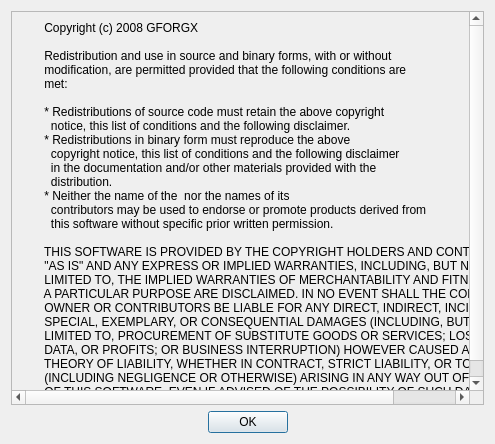
<ui version="4.0" >
 <class>LicenseDialog</class>
 <widget class="QDialog" name="LicenseDialog" >
  <property name="windowModality" >
   <enum>Qt::ApplicationModal</enum>
  </property>
  <property name="geometry" >
   <rect>
    <x>0</x>
    <y>0</y>
    <width>495</width>
    <height>444</height>
   </rect>
  </property>
  <property name="windowTitle" >
   <string>License</string>
  </property>
  <property name="windowIcon" >
   <iconset resource="notefinder.qrc" >
    <normaloff>:/about.png</normaloff>:/about.png</iconset>
  </property>
  <layout class="QVBoxLayout" name="verticalLayout" >
   <item>
    <widget class="QScrollArea" name="scrollArea" >
     <property name="widgetResizable" >
      <bool>true</bool>
     </property>
     <widget class="QWidget" name="scrollAreaWidgetContents" >
      <property name="geometry" >
       <rect>
        <x>0</x>
        <y>0</y>
        <width>473</width>
        <height>382</height>
       </rect>
      </property>
      <layout class="QGridLayout" name="gridLayout" >
       <item row="0" column="0" >
        <widget class="QLabel" name="license" >
         <property name="text" >
          <string>       Copyright (c) 2008 GFORGX &lt;gforgx@gmail.com>

       Redistribution and use in source and binary forms, with or without
       modification, are permitted provided that the following conditions are
       met:
       
       * Redistributions of source code must retain the above copyright
         notice, this list of conditions and the following disclaimer.
       * Redistributions in binary form must reproduce the above
         copyright notice, this list of conditions and the following disclaimer
         in the documentation and/or other materials provided with the
         distribution.
       * Neither the name of the  nor the names of its
         contributors may be used to endorse or promote products derived from
         this software without specific prior written permission.
       
       THIS SOFTWARE IS PROVIDED BY THE COPYRIGHT HOLDERS AND CONTRIBUTORS
       "AS IS" AND ANY EXPRESS OR IMPLIED WARRANTIES, INCLUDING, BUT NOT
       LIMITED TO, THE IMPLIED WARRANTIES OF MERCHANTABILITY AND FITNESS FOR
       A PARTICULAR PURPOSE ARE DISCLAIMED. IN NO EVENT SHALL THE COPYRIGHT
       OWNER OR CONTRIBUTORS BE LIABLE FOR ANY DIRECT, INDIRECT, INCIDENTAL,
       SPECIAL, EXEMPLARY, OR CONSEQUENTIAL DAMAGES (INCLUDING, BUT NOT
       LIMITED TO, PROCUREMENT OF SUBSTITUTE GOODS OR SERVICES; LOSS OF USE,
       DATA, OR PROFITS; OR BUSINESS INTERRUPTION) HOWEVER CAUSED AND ON ANY
       THEORY OF LIABILITY, WHETHER IN CONTRACT, STRICT LIABILITY, OR TORT
       (INCLUDING NEGLIGENCE OR OTHERWISE) ARISING IN ANY WAY OUT OF THE USE
       OF THIS SOFTWARE, EVEN IF ADVISED OF THE POSSIBILITY OF SUCH DAMAGE.</string>
         </property>
         <property name="alignment" >
          <set>Qt::AlignLeading|Qt::AlignLeft|Qt::AlignTop</set>
         </property>
        </widget>
       </item>
      </layout>
     </widget>
    </widget>
   </item>
   <item>
    <widget class="QDialogButtonBox" name="buttonBox" >
     <property name="orientation" >
      <enum>Qt::Horizontal</enum>
     </property>
     <property name="standardButtons" >
      <set>QDialogButtonBox::Ok</set>
     </property>
     <property name="centerButtons" >
      <bool>true</bool>
     </property>
    </widget>
   </item>
  </layout>
 </widget>
 <resources>
  <include location="notefinder.qrc" />
 </resources>
 <connections>
  <connection>
   <sender>buttonBox</sender>
   <signal>accepted()</signal>
   <receiver>LicenseDialog</receiver>
   <slot>accept()</slot>
   <hints>
    <hint type="sourcelabel" >
     <x>248</x>
     <y>254</y>
    </hint>
    <hint type="destinationlabel" >
     <x>157</x>
     <y>274</y>
    </hint>
   </hints>
  </connection>
  <connection>
   <sender>buttonBox</sender>
   <signal>rejected()</signal>
   <receiver>LicenseDialog</receiver>
   <slot>reject()</slot>
   <hints>
    <hint type="sourcelabel" >
     <x>316</x>
     <y>260</y>
    </hint>
    <hint type="destinationlabel" >
     <x>286</x>
     <y>274</y>
    </hint>
   </hints>
  </connection>
 </connections>
</ui>
